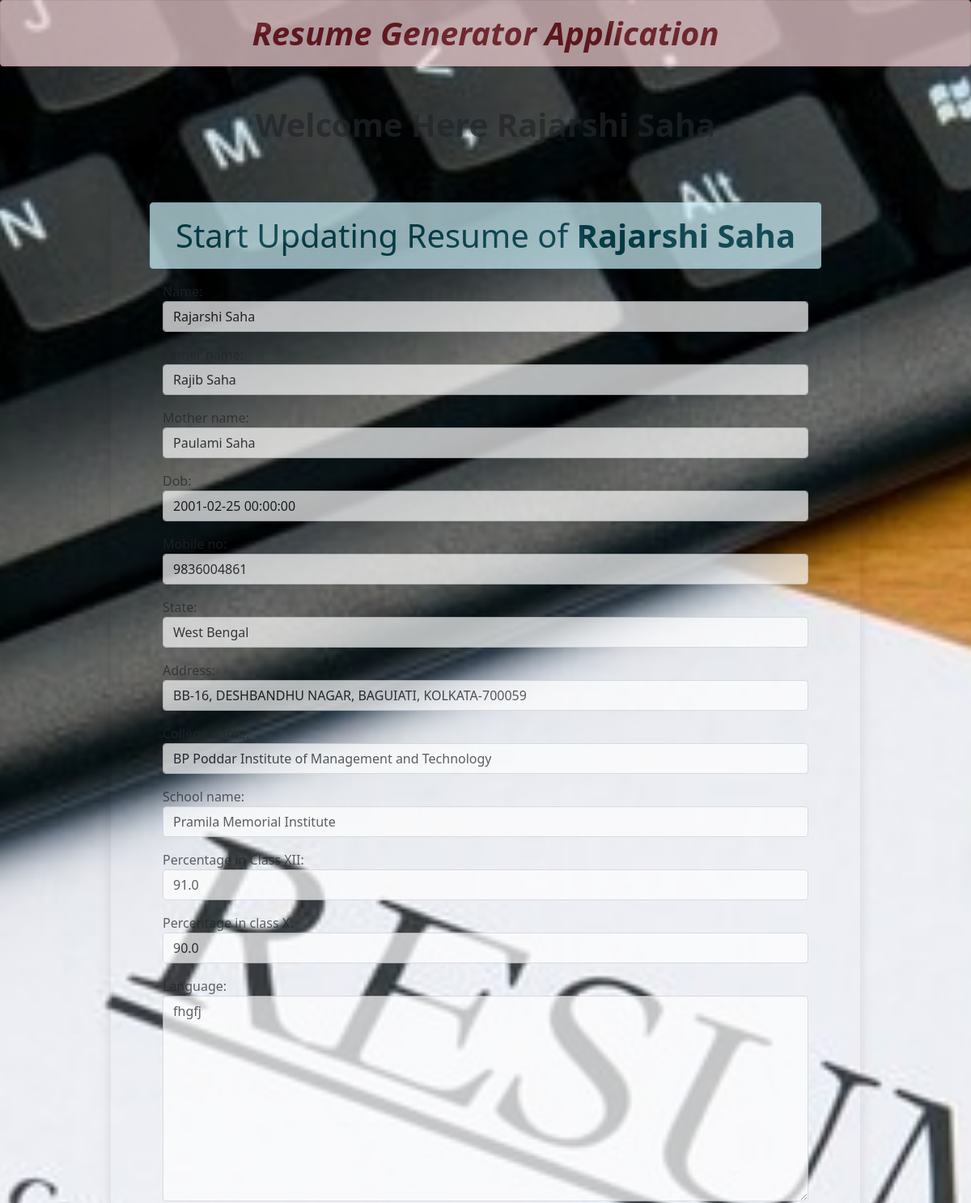
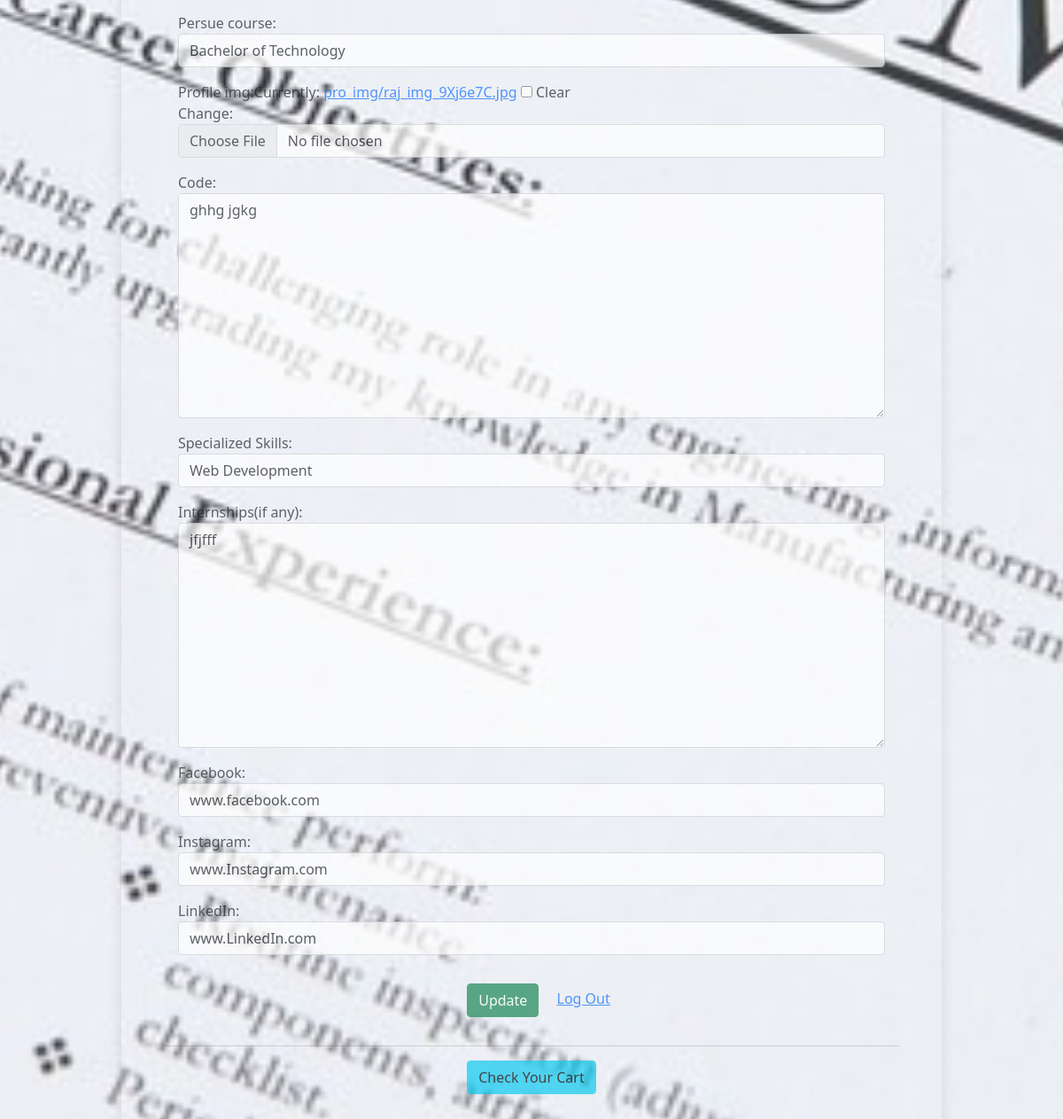
/updateProfile/15/ (signed in), run on the app's committed database (2 pictures, top to bottom).
### resume/models.py (models this page shows, shortened)
class profile(models.Model):
    user = models.ForeignKey(User, on_delete=models.CASCADE)
    name = models.CharField(max_length=100, default=' ')
    profile_img = models.ImageField(upload_to='pro_img', blank=True)
    dob = models.DateField()
    mobile_no = models.PositiveIntegerField()
    state = models.CharField(max_length=200, choices=STATE_CHOICES)
    address = models.CharField(max_length=250)
    father_name = models.CharField(max_length=150)
    mother_name = models.CharField(max_length=150)
    college_name = models.TextField()
    school_name = models.TextField()
    class_12 = models.FloatField()
    class_10 = models.FloatField()
    persue_course = models.CharField(max_length=150, choices=COURSE_CHOICES)
    language = models.TextField(blank=True)

class skills(models.Model):
    profile = models.OneToOneField(profile, on_delete=models.CASCADE)
    code = models.TextField(default='')
    skill_name = models.CharField(max_length=200)
    intern_exp = models.TextField()
    facebook = models.CharField(max_length=150)
    instagram = models.CharField(max_length=150)
    linkedIn = models.CharField(max_length=150)

### resume/views.py (the view)
# urls.py: path('updateProfile/<int:id>/', views.update_profile, name="updateProfile"),
def update_profile(request, id):
    if request.user.is_authenticated:
        pi = profile.objects.get(pk=id)
        skill = skills.objects.get(profile=pi)
        if request.method == 'POST':
            forms = studentDetailForms(data=request.POST, files=request.FILES, instance=pi)
            sforms = skillsForm(data=request.POST, instance=skill)
            if forms.is_valid() and sforms.is_valid():
                forms = forms.save(commit=False)
                forms.user = request.user
                forms.save()
                inst = forms.name
                sforms = sforms.save(commit=False)
                prol = profile.objects.get(name=inst)
                sforms.profile = prol
                sforms.save()
                return HttpResponseRedirect('/visitProfile/')
        else:
            forms = studentDetailForms(instance=pi)
            sforms = skillsForm(instance=skill)
        return render(request, 'updateResume.html', {'forms': forms, 'sforms': sforms, 'pi': pi})
    else:
        return HttpResponseRedirect('/')

### resume/forms.py
class skillsForm(forms.ModelForm):
    class Meta:
        model = skills
        fields = ['code', 'skill_name', 'intern_exp', 'facebook', 'instagram', 'linkedIn']
        labels = {'coding': 'Programming Languages(if any)', 'skill_name': 'Specialized Skills', 'intern_exp': 'Internships(if any)'}
        widgets = {'code': forms.Textarea(attrs={'class': 'form-control'}), 'skill_name': forms.TextInput(attrs={'class': 'form-control'}),
        'intern_exp': forms.Textarea(attrs={'class': 'form-control'}), 'facebook': forms.TextInput(attrs={'class': 'form-control'}),
        'instagram': forms.TextInput(attrs={'class': 'form-control'}), 'linkedIn': forms.TextInput(attrs={'class': 'form-control'})}

### templates/updateResume.html (shortened to what this page needs)
{% extends 'base.html'%}
{% block msg %}
<div class="col-sm-12">
    <h1 class="text-center fw-bold">Welcome Here {{request.user.first_name}} {{request.user.last_name}}</h1>
</div>
{% endblock msg %}
{% block content %}
    <form action="" method="POST" novalidate class = 'shadow p-5' enctype="multipart/form-data">
        <h1 class="text-center alert alert-info">Start Updating Resume of <strong class="text-capitalize">{{pi.name}}</strong></h1>
        {% for fm in forms %}
            <p class="m-3">{{fm.label_tag}}{{fm}} <small class="text-danger">{{fm.errors|striptags}}</small></p>
        {% endfor %}
        {% for sf in sforms %}
            <p class="m-3">{{sf.label_tag}}{{sf}}<small class="text-danger">{{sf.errors|striptags}}</small></p>
        {% endfor %}
        <div class="text-center">
            <input type="submit" value="Update" class="btn btn-success m-3">
            <a href="{% url 'logout' %}" class="text-decoration-done">Log Out</a>
            <hr>
            <a href="{% url 'visitProfile' %}" class="text-decoration-done btn btn-info">Check Your Cart</a>
        </div>
    </form>
{% endblock content %}

### resume/static/resume/css/style.css (style rules this page uses)
body { background: url('/static/resume/images/resume_image.jpg'); opacity: 0.7; background-size: cover; background-position: center; }

### data on the page
profile: name "Rajarshi Saha", forms "Rajarshi Saha" "Rajib Saha" "Paulami Saha" "2001-02-25 00:00:00" "9836004861" "West Bengal" "BB-16, DESHBANDHU NAGAR, BAGUIATI, KOLKATA-700059" "BP Poddar Institute of Management and Technology" "Pramila Memorial Institute" "91.0" "90.0" "fhgfj" "Bachelor of Technology"
skills: sforms "ghhg jgkg" "Web Development" "jfjfff" "www.facebook.com" "www.Instagram.com" "www.LinkedIn.com"

### other printed values
{{ request.user.first_name }} "Rajarshi"
{{ request.user.last_name }} "Saha"
{{ fm.label_tag }} "Name:" "Mother name:" "Dob:" "Mobile no:" "State:" "Address:" "College name:" "School name:" "Percentage in Class XII:" "Percentage in class X:" "Language:" "Persue course:" "Profile img:"
{{ sf.label_tag }} "Code:" "Specialized Skills:" "Internships(if any):" "Facebook:" "Instagram:" "LinkedIn:"
